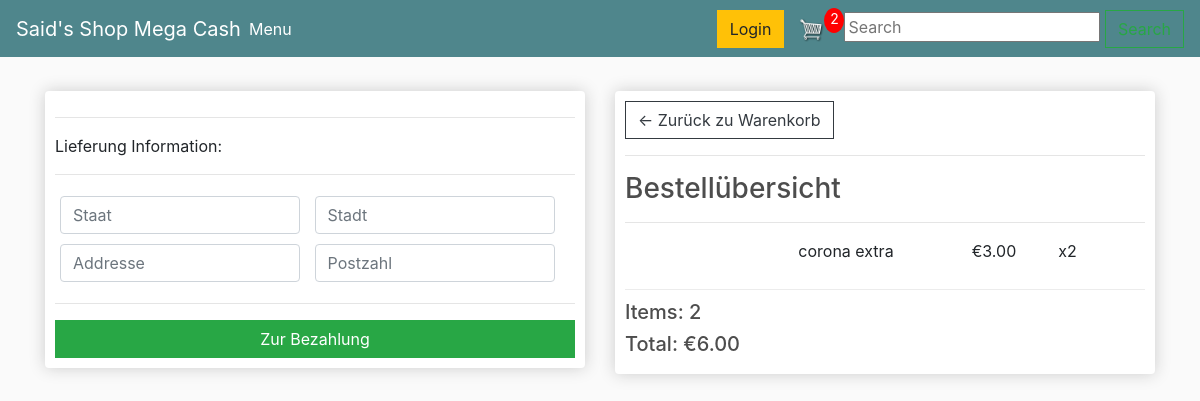
Page /checkout/ (signed in) on the earlier database version.
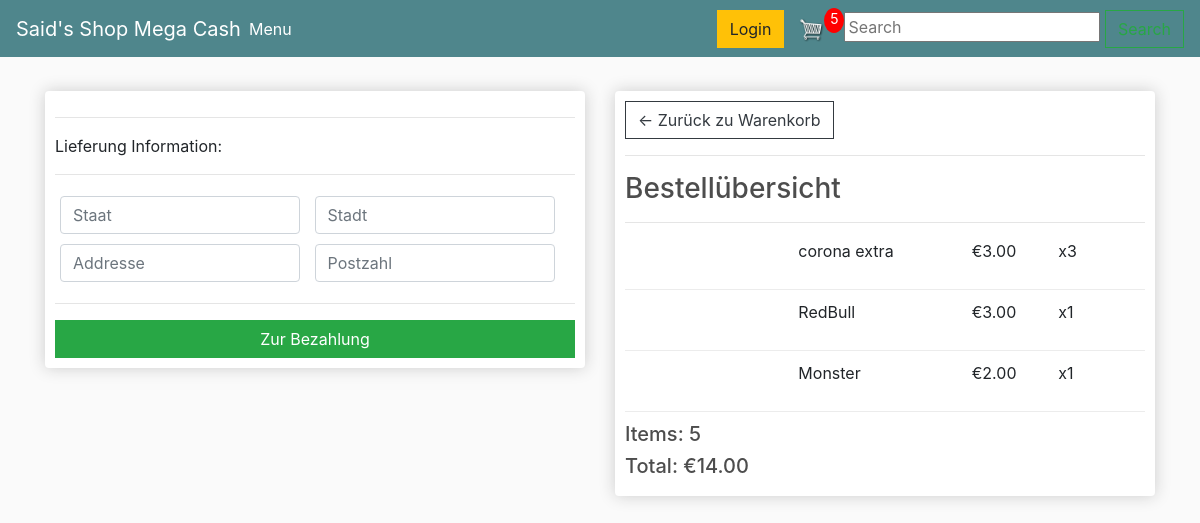
Same page on the later database version.
### store/models.py (models this page shows, shortened)
class OrderItem(models.Model):
	product = models.ForeignKey(Product, on_delete=models.SET_NULL, null=True, blank=True)
	order = models.ForeignKey(Order, on_delete=models.SET_NULL, null=True,blank=True)
	quantity = models.IntegerField(default=0, null=True, blank=True)
	date_added = models.DateTimeField(auto_now_add=True)
	@property
	def get_total(self):
		total = self.product.price * self.quantity
		return total

class Product(models.Model):
	name = models.CharField(max_length=150, null=True)
	price = models.DecimalField(max_digits=5, decimal_places=2)
	digital = models.BooleanField(default=False,null=True, blank=True)
	images = models.ImageField(null=True, blank=True)
	category = models.ForeignKey(Category, on_delete=models.CASCADE,null=True, blank=True)
	@property
	def imageURL(self):
		try:
			url = self.image.url
		except:
			url = ''
		return url

class Order(models.Model):
	customer = models.ForeignKey(Customer, on_delete=models.SET_NULL, null=True, blank=True)
	date_orderd = models.DateTimeField(auto_now_add=True)
	complete = models.BooleanField(default=False, blank=True, null=True)
	transaction_id = models.CharField(max_length=100, null=True)
	@property
	def shipping(self):
		shipping = False
		orderitems = self.orderitem_set.all()
		for i in orderitems:
			if i.product.digital == False:
				shipping = True
		return shipping
	@property
	def get_cart_total(self):
		orderitems = self.orderitem_set.all()
		total = sum([item.get_total for item in orderitems])
		return total
	@property
	def get_cart_items(self):
		orderitems = self.orderitem_set.all()
		total = sum([item.quantity for item in orderitems])
		return total

### store/views.py (the view)
# urls.py: path('checkout/', views.checkout, name="checkout"),
def checkout(request):
    data = cartData(request)
    cartItems = data['cartItems']
    order = data['order']
    items = data['items']
    context = {'items': items, 'order': order, 'cartItems': cartItems}
    return render(request, 'store/checkout.html', context)

### store/utils.py (called while the page is built)
def cartData(request):
    if request.user.is_authenticated:
        customer = request.user.customer
        order, created = Order.objects.get_or_create(customer=customer, complete=False)
        items = order.orderitem_set.all()
        cartItems = order.get_cart_items
    else:
        cookieData = cookieCart(request)
        cartItems = cookieData['cartItems']
        order = cookieData['order']
        items = cookieData['items']
    return {'cartItems':cartItems ,'order':order, 'items':items}

### store/templates/store/checkout.html (shortened to what this page needs)
{% extends 'store/main.html' %}
{% load static %}
{% block content %}
<div class="row">
    <div class="col-lg-6">
        <div class="box-element" id="form-wrapper">
            <form id="form">
                <div id="shipping-info">
                    <hr>
		            <p>Lieferung Information:</p>
		            <hr>
		            <div class="form-field">
		            	<input required class="form-control" type="text" name="state" placeholder="Staat">
		            </div>
		            <div class="form-field">
		            	<input required class="form-control" type="text" name="city" placeholder="Stadt">
		            </div>
                    <div class="form-field">
			            <input required class="form-control" type="text" name="address" placeholder="Addresse">
		            </div>
		            <div class="form-field">
                        <input required class="form-control" type="text" name="zipcode" placeholder="Postzahl">
		            </div>
                </div>
                <hr>
                <input id="form-button" class="btn btn-success btn-block" type="submit" value="Zur Bezahlung">
            </form>
        </div>
        <br>
    </div>
    <div class="col-lg-6">
        <div class="box-element">
            <a  class="btn btn-outline-dark" href="{% url 'cart' %}">&#x2190; Zurück zu Warenkorb</a>
            <hr>
            <h3>Bestellübersicht</h3>
            <hr>
            {%for item in items%}
            <div class="cart-row">
                <div style="flex:2"><img class="row-image" src="{{item.product.imageURL}}"></div>
                <div style="flex:2"><p>{{item.product.name}}</p></div>
                <div style="flex:1"><p>€{{item.product.price}}</p></div>
                <div style="flex:1"><p>x{{item.quantity}}</p></div>
            </div>
            {% endfor %}
            <h5>Items:   {{order.get_cart_items}}</h5>
            <h5>Total:   €{{order.get_cart_total|floatformat:2}}</h5>
        </div>
    </div>
</div>
{%endblock content%}

Differences in the rows shown:
changed OrderItem "corona extra": quantity "2" → "3"
added OrderItem: product.name "RedBull", product.price "3.00", quantity "1"
added OrderItem: product.name "Monster", product.price "2.00", quantity "1"
changed through a linked row, Order: get_cart_items "2" → "5"; get_cart_total "6.00" → "14.00"
Other differences:
{{ cartItems }}: "2" → "5"
